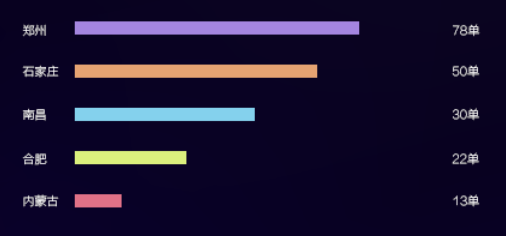
#> input picture elements/table/02935d39757d8779cc64ef7e30bcbcb1.png, 506 x 236 px; its folder holds 4 pictures in this run
$ python doc_gen_main.py   (older library calls are emulated)
#> lines starting #> are read from the running program, lines starting #| are printed output that depends on the picture
### utils/generate_object.py
# -*- coding: utf-8 -*
import glob
from PIL import Image, ImageDraw, ImageFont
import os
import numpy as np
import random
from utils.util import *
import re
needimg = True #是否需要图片
DEBUG = False
MARGIN_CROP = True #去除图片白边
EQUATION_HEIGHT = [i for i in range(105, 140)] #公式box高度设置
nlpdict = {'figure': 1, 'textline': 21, 'list': 22, 'section': 23, 'date': 24, 'title': 25, 'author': 26, 'abstract': 27, 'reference': 28, 'caption': 29, 'table': 3, 'header': 4, 'footer': 41, 'handwriting': 5, 'equation': 8, 'textequation': 81, 'seal': 9, 'watermark': 10, 'verticaldividingline': 11, 'backgroundcolor': 12, 'ValidLine': 13}

class figure_loader:
    '''
    图像加载器
    '''
    def __init__(self, img_dict):
        super(figure_loader, self).__init__()
        print("Init figure_loader ...")
        imgs = []
        img_dirs = []
        self.img_dict = img_dict

        for img_dir in img_dict.keys():  # 所有图片来源目录
            imgs += get_imgs(img_dir) * img_dict[img_dir]  # 目录来源下的所有图片地址按倍数添加到imgs中
            img_dirs.append(img_dir)  # 来源目录添加到列表中

        self.img2ratio = cul_ratio(img_dirs, "./ratio2img.pkl", margin_crop=MARGIN_CROP)  # 对所有来源目录中的所有图片，计算并保存长宽比

        random.shuffle(imgs)
        self.image_list = imgs
        self.id = 0
        self.ratio_dict = self.get_ratio_dict()
        self.image_lists = []
        self.ratios = []
        for ratio_dict in self.ratio_dict:
            img_list = list(self.ratio_dict[ratio_dict].keys()) * self.img_dict[ratio_dict]  # [路径]*倍数
            ratio = list(self.ratio_dict[ratio_dict].values()) * self.img_dict[ratio_dict]  # [长宽比]*倍数
            sorted_idx = sorted(range(len(list(img_list))), key=lambda k: ratio[k])  # ratios 排序返回索引
            image_list = list(np.array(img_list)[sorted_idx])  # 排序后的image_list
            ratio = list(np.array(ratio)[sorted_idx])  # 排序后的ratio
            self.image_lists.append(image_list)
            self.ratios.append(ratio)

    def get_ratio_dict(self):
        ratio_dict = {}
        print("Loading figure ratio ...")
        for img_dir in self.img_dict.keys():
            ratio_dict[img_dir] = {}
            for img_path in get_imgs(img_dir):
                ratio_dict[img_dir][img_path] = self.img2ratio[img_path]
        return ratio_dict

    # [28 lines left out: function get_nearest_ratio_figure_path, not called in this run]

class tubiao_loader:
    '''
    图标加载器
    '''
    def __init__(self, img_dict):
        super(tubiao_loader, self).__init__()
        print("Init tubiao_loader ...")
        imgs = []
        for img_dir in img_dict.keys():
            imgs += get_imgs(img_dir) * img_dict[img_dir]
        random.shuffle(imgs)
        self.image_list = imgs
        self.id = 0

    def update_id(self):
        self.id = (self.id + 1) % len(self.image_list)

class table_loader:
    '''
    表格加载器
    '''
    def __init__(self, img_dict):
        super(table_loader, self).__init__()
        print("Init table_loader ...")
        imgs = []
        img_dirs = []
        self.img_dict = img_dict
        for img_dir in img_dict.keys():
            imgs += get_imgs(img_dir) * img_dict[img_dir]
            img_dirs.append(img_dir)
        random.shuffle(imgs)
        self.img2ratio = cul_ratio(img_dirs, "./ratio2table.pkl", margin_crop=MARGIN_CROP)
        self.table_list = imgs
        self.id = 0
        self.ratio_dict = self.get_ratio_dict()
        self.image_lists = []
        self.ratios = []
        for ratio_dict in self.ratio_dict:
            img_list = list(self.ratio_dict[ratio_dict].keys()) * self.img_dict[ratio_dict]  # [路径]
            ratio = list(self.ratio_dict[ratio_dict].values()) * self.img_dict[ratio_dict]  # [长宽比]
            sorted_idx = sorted(range(len(list(img_list))), key=lambda k: ratio[k])  # ratios 排序返回索引
            image_list = list(np.array(img_list)[sorted_idx])  # 排序后的image_list
            ratio = list(np.array(ratio)[sorted_idx])  # 排序后的ratio
            self.image_lists.append(image_list)
            self.ratios.append(ratio)

    def get_ratio_dict(self):
        ratio_dict = {}
        print("Loading table ratio ...")
        for img_dir in self.img_dict.keys():
            ratio_dict[img_dir] = {}
            for img_path in get_imgs(img_dir):
                ratio_dict[img_dir][img_path] = self.img2ratio[img_path]
        return ratio_dict

    # [28 lines left out: function get_nearest_ratio_figure_path, not called in this run]

class handwritten_loader:
    '''
    手写体加载类
    '''

    def __init__(self, img_dict):
        super(handwritten_loader, self).__init__()
        print("Init handwritten_loader ...")
        imgs = []
        for img_dir in img_dict.keys():
            imgs += get_imgs(img_dir) * img_dict[img_dir]
        random.shuffle(imgs)
        self.img_list = imgs
        self.id = 0

    def update_id(self):
        self.id = (self.id + 1) % len(self.img_list)

class seal_loader:
    '''
    印章加载类
    '''
    def __init__(self, img_dict):
        super(seal_loader, self).__init__()
        print("Init seal_loader ...")
        imgs = []
        for img_dir in img_dict.keys():
            imgs += get_imgs(img_dir) * img_dict[img_dir]
        random.shuffle(imgs)
        self.seal_list = imgs
        self.id = 0

    def update_id(self):
        self.id = (self.id + 1) % len(self.seal_list)
class reference_loader(object):
    '''
    参考文献加载类
    '''
    def __init__(self, path):
        super(reference_loader, self).__init__()
        if isinstance(path, dict):
            self.path_dict = path
            self.read_dict = self.path_dict.copy()
            for eachkey in self.read_dict.keys():
                for i, eachpath in enumerate(self.read_dict[eachkey]):
                    self.read_dict[eachkey][i] = text_read(eachpath)
        self.reader = None
        self.path = None
        self.language = None
    # 获取文本内容
    # [16 lines left out: functions get_text, random_select_language, not called in this run]
class list_loader(object):
    '''
    列表加载类
    '''
    def __init__(self, path):
        super(list_loader, self).__init__()
        if isinstance(path, dict):
            self.path_dict = path
            self.read_dict = self.path_dict.copy()
            for eachkey in self.read_dict.keys():
                for i, eachpath in enumerate(self.read_dict[eachkey]):
                    self.read_dict[eachkey][i] = text_read(eachpath)
        self.reader = None
        self.path = None
        self.language = None
    # [15 lines left out: functions get_text, random_select_language, not called in this run]
class footer_loader(object):
    '''
    页脚加载类
    '''
    def __init__(self, path):
        super(footer_loader, self).__init__()
        if isinstance(path, dict):
            self.path_dict = path
            self.read_dict = self.path_dict.copy()
            for eachkey in self.read_dict.keys():
                for i, eachpath in enumerate(self.read_dict[eachkey]):
                    self.read_dict[eachkey][i] = text_read(eachpath)
        self.reader = None
        self.path = None
        self.language = None
    # [15 lines left out: functions get_text, random_select_language, not called in this run]
class header_loader(object):
    '''
    页眉加载类
    '''
    def __init__(self, path):
        super(header_loader, self).__init__()
        if isinstance(path, dict):
            self.path_dict = path
            self.read_dict = self.path_dict.copy()
            for eachkey in self.read_dict.keys():
                for i, eachpath in enumerate(self.read_dict[eachkey]):
                    self.read_dict[eachkey][i] = text_read(eachpath)
        self.reader = None
        self.path = None
        self.language = None
    # [15 lines left out: functions get_text, random_select_language, not called in this run]
class caption_loader(object):
    '''
    图注加载类
    '''
    def __init__(self, path):
        super(caption_loader, self).__init__()
        if isinstance(path, dict):
            self.path_dict = path
            self.read_dict = self.path_dict.copy()
            for eachkey in self.read_dict.keys():
                for i, eachpath in enumerate(self.read_dict[eachkey]):
                    self.read_dict[eachkey][i] = text_read(eachpath)
        self.reader = None
        self.path = None
        self.language = None
    # [15 lines left out: functions get_text, random_select_language, not called in this run]
class title_loader(object):
    '''
    章节加载类
    '''
    def __init__(self, path):
        super(title_loader, self).__init__()
        if isinstance(path, dict):
            self.path_dict = path
            self.read_dict = self.path_dict.copy()
            for eachkey in self.read_dict.keys():
                for i, eachpath in enumerate(self.read_dict[eachkey]):
                    self.read_dict[eachkey][i] = text_read(eachpath)
        self.reader = None
        self.path = None
        self.language = None
    # [15 lines left out: functions get_text, random_select_language, not called in this run]
class TITLE_loader(object):
    '''
    大标题加载类
    '''
    def __init__(self, path):
        super(TITLE_loader, self).__init__()
        if isinstance(path, dict):
            self.path_dict = path
            self.read_dict = self.path_dict.copy()
            for eachkey in self.read_dict.keys():
                for i, eachpath in enumerate(self.read_dict[eachkey]):
                    self.read_dict[eachkey][i] = text_read(eachpath)
        self.reader = None
        self.path = None
        self.language = None
    # [15 lines left out: functions get_text, random_select_language, not called in this run]
class author_loader(object):
    '''
    作者加载类
    '''
    def __init__(self, path):
        super(author_loader, self).__init__()
        if isinstance(path, dict):
            self.path_dict = path
            self.read_dict = self.path_dict.copy()
            for eachkey in self.read_dict.keys():
                for i, eachpath in enumerate(self.read_dict[eachkey]):
                    self.read_dict[eachkey][i] = text_read(eachpath)
        self.reader = None
        self.path = None
        self.language = None
    # [15 lines left out: functions get_text, random_select_language, not called in this run]
class date_loader(object):
    '''
    日期加载类
    '''
    def __init__(self, path):
        super(date_loader, self).__init__()
        if isinstance(path, dict):
            self.path_dict = path
            self.read_dict = self.path_dict.copy()
            for eachkey in self.read_dict.keys():
                for i, eachpath in enumerate(self.read_dict[eachkey]):
                    self.read_dict[eachkey][i] = text_read(eachpath)
        self.reader = None
        self.path = None
        self.language = None
    # [15 lines left out: functions get_text, random_select_language, not called in this run]
class abstract_loader(object):
    '''
    摘要加载类
    '''
    def __init__(self, path):
        super(abstract_loader, self).__init__()
        if isinstance(path, dict):
            self.path_dict = path
            self.read_dict = self.path_dict.copy()
            for eachkey in self.read_dict.keys():
                for i, eachpath in enumerate(self.read_dict[eachkey]):
                    self.read_dict[eachkey][i] = text_read(eachpath)
        self.reader = None
        self.path = None
        self.language = None
    # [16 lines left out: functions get_text, random_select_language, not called in this run]

class text_loader(object):
    '''
    文本加载类
    '''
    def __init__(self, text_path):
        super(text_loader, self).__init__()
        if isinstance(text_path, (list, tuple)):
            self.read_text_list = []
            self.text_path_list = []
            for eachfile in text_path:
                self.read_text_list.append(text_read(eachfile))
                self.text_path_list.append(eachfile)
        elif isinstance(text_path, (dict)):
            self.text_path_dict = text_path
            self.read_text_dict = self.text_path_dict.copy()
            for eachkey in self.read_text_dict.keys():
                for i, eachpath in enumerate(self.read_text_dict[eachkey]):
                    self.read_text_dict[eachkey][i] = text_read(eachpath)
        else:
            self.read_text_list = [text_read(text_path)]
            self.text_path_list = [text_path]

        self.text_reader = None
        self.text_path = None
        self.language = None
    # [21 lines left out: functions get_text, random_select_language, not called in this run]


class printing_equation_loader(object):
    '''
    公式加载类
    '''
    def __init__(self, img_dict):
        super(printing_equation_loader, self).__init__()
        print("Init equation_loader ...")
        imgs = []
        img_dirs = []
        self.img_dict = img_dict
        for img_dir in img_dict.keys():
            imgs += get_imgs(img_dir) * img_dict[img_dir]
            img_dirs.append(img_dir)
        random.shuffle(imgs)
        self.equation_list = imgs
        self.img2ratio = cul_ratio(img_dirs, "./ratio2equation.pkl", margin_crop=MARGIN_CROP)
        self.id = 0
        self.ratio_dict = self.get_ratio_dict()
        self.image_lists = []
        self.ratios = []
        for ratio_dict in self.ratio_dict:
            img_list = list(self.ratio_dict[ratio_dict].keys()) * self.img_dict[ratio_dict]  # [路径]
            ratio = list(self.ratio_dict[ratio_dict].values()) * self.img_dict[ratio_dict]  # [长宽比]
            sorted_idx = sorted(range(len(list(img_list))), key=lambda k: ratio[k])  # ratios 排序返回索引
            image_list = list(np.array(img_list)[sorted_idx])  # 排序后的image_list
            ratio = list(np.array(ratio)[sorted_idx])  # 排序后的ratio
            self.image_lists.append(image_list)
            self.ratios.append(ratio)

    def get_ratio_dict(self):
        ratio_dict = {}
        print("Loading equation ratio ...")
        for img_dir in self.img_dict.keys():
            ratio_dict[img_dir] = {}
            for img_path in get_imgs(img_dir):
                ratio_dict[img_dir][img_path] = self.img2ratio[img_path]
        return ratio_dict

    # [28 lines left out: function get_nearest_ratio_figure_path, not called in this run]


class document_generator(object):
    '''
    文档生成器
    '''
    # [2180 lines left out: functions __init__, gen_complicate_true_doc, nlprec, convert_to_json, add_handwritten, add_list and 20 more, not called in this run]

### utils/util.py
import numpy as np
import cv2
import os
import glob
import json
from tqdm import tqdm
from PIL import Image, ImageDraw, ImageFont, ImageOps
import random

# [105 lines left out: functions save_mid_res, blend_two_img, text_read, transparent_back, reshape_img, replace_symbol, not called in this run]

def get_imgs(path):
    '''
    得到所有图片
    :param path: 路径
    :return: 所有途径
    '''
    if os.path.exists(path + '/new_list.txt'):
        f = open(path + '/new_list.txt')
        imgs = f.read().replace('\n', ' ' + path + '/').split(' ')[:-1]
        imgs[0] = path + '/' + imgs[0]
        f.close()
    else:
        imgs = glob.glob(os.path.join(path, "*.jpg")) + glob.glob(os.path.join(path, "*.JPG")) + glob.glob(
            os.path.join(path, "*.png")) \
               + glob.glob(os.path.join(path, "*.PNG")) + glob.glob(os.path.join(path, "*.JPEG")) + glob.glob(
            os.path.join(path, "*.jpeg"))

    return imgs

# [71 lines left out: functions find_close_fast, is_chonghe, compute_iou, not called in this run]

def cul_ratio(img_dirs, filename, margin_crop=True):
    '''
    input:img_dirs type:list  [dir1,dir2,dir3]
    return:{img_path:ratio}  文件路径：长宽比   字典
    '''
    img2ratio = {}  # key img_path
    if os.path.exists(filename):
        with open(filename, "r") as f:
            img2ratio = json.load(f)

    img_paths = [] #保存所有来源的所有图片地址
    for img_dir in img_dirs: #每一个来源目录
        img_list = get_imgs(img_dir) #得到列表形式的来源目录下的所有图片地址
        img_paths += img_list #附加到img_paths
    for img_path in tqdm(img_paths):  #进度条展现进度，保存每一张图片的宽高比
        if img_path in img2ratio.keys():
            continue
        if margin_crop: #去白边
            img = crop_margin(img_path)
        else: #不去白边
            img = Image.open(img_path)
        width, height = img.size
        img2ratio[ img_path ] = width * 1.0 / height #key为图片地址，value为对应宽高ratio
    with open(filename, "w") as f:
        json.dump(img2ratio, f)
    return img2ratio

# [452 lines left out: functions scale_img, check_bbox, vis_publaynet, makepage, space_fill, not called in this run]


def crop_margin(img_fileobj, padding=(0, 0, 0, 0)):
    '''
    除图片白边
    Args:
        img_fileobj: 图片路径
        padding: 封边

    Returns: Image格式图片

    '''
#> called with padding = (0, 0, 0, 0)
    # 转换成RGB格式，然后运用getbbox方法
    image = Image.open(img_fileobj).convert('RGB')
    # getbbox实际上检测的是黑边，所以要先将image对象反色
    ivt_image = ImageOps.invert(image)
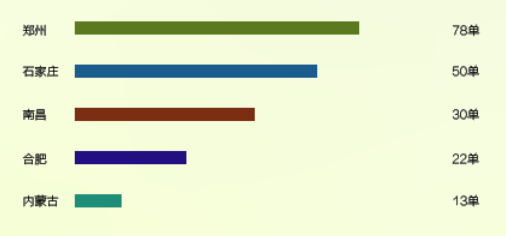
#> ivt_image: PIL image 506x236 RGB; mean R, G, B 226.9, 234.6, 204.4
    # 如果担心检测出来的bbox过小，可以加点padding
    bbox = ivt_image.getbbox()
#> bbox = (0, 0, 506, 236)
    if not bbox:
        return image
    left = bbox[0] - padding[0]
#> left = 0
#> (the rest of the program and of its run is left out)
